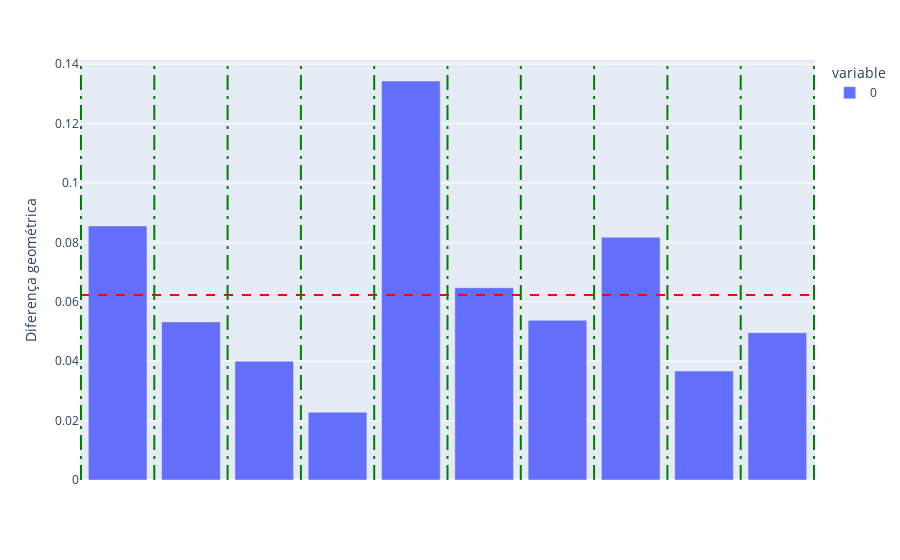

Notebook code cell kept with this figure:
### Code cell
fig = px.bar(blue_difs)
blue_mean_dif = np.mean(blue_difs)
print(blue_mean_dif)
fig.add_hline(y=blue_mean_dif, line=dict(color="red", dash="dash"))

for x in [-0.5 + i for i in range(11)]:
    fig.add_vline(x=x, line=dict(color="green", dash="longdashdot"))

fig.update_xaxes(visible=False)
fig.update_layout(yaxis_title="Diferença geométrica")
fig.show()

### Figure 1 — Plotly figure (JSON) as saved in the notebook; plotly's stock layout.template omitted (floating-point values rounded to 4 significant figures)
{"data": [{"alignmentgroup": "True", "hovertemplate": "variable=0<br>index=%{x}<br>value=%{y}<extra></extra>", "legendgroup": "0", "marker": {"color": "#636efa", "pattern": {"shape": ""}}, "name": "0", "offsetgroup": "0", "orientation": "v", "showlegend": true, "textposition": "auto", "type": "bar", "x": [0, 1, 2, 3, 4, 5, 6, 7, 8, 9], "xaxis": "x", "y": [0.08554, 0.05324, 0.04001, 0.02282, 0.1343, 0.06475, 0.05378, 0.08173, 0.03669, 0.04961], "yaxis": "y"}], "layout": {"barmode": "relative", "legend": {"title": {"text": "variable"}, "tracegroupgap": 0}, "margin": {"t": 60}, "shapes": [{"line": {"color": "red", "dash": "dash"}, "type": "line", "x0": 0, "x1": 1, "xref": "x domain", "y0": 0.06225, "y1": 0.06225, "yref": "y"}, {"line": {"color": "green", "dash": "longdashdot"}, "type": "line", "x0": -0.5, "x1": -0.5, "xref": "x", "y0": 0, "y1": 1, "yref": "y domain"}, {"line": {"color": "green", "dash": "longdashdot"}, "type": "line", "x0": 0.5, "x1": 0.5, "xref": "x", "y0": 0, "y1": 1, "yref": "y domain"}, {"line": {"color": "green", "dash": "longdashdot"}, "type": "line", "x0": 1.5, "x1": 1.5, "xref": "x", "y0": 0, "y1": 1, "yref": "y domain"}, {"line": {"color": "green", "dash": "longdashdot"}, "type": "line", "x0": 2.5, "x1": 2.5, "xref": "x", "y0": 0, "y1": 1, "yref": "y domain"}, {"line": {"color": "green", "dash": "longdashdot"}, "type": "line", "x0": 3.5, "x1": 3.5, "xref": "x", "y0": 0, "y1": 1, "yref": "y domain"}, {"line": {"color": "green", "dash": "longdashdot"}, "type": "line", "x0": 4.5, "x1": 4.5, "xref": "x", "y0": 0, "y1": 1, "yref": "y domain"}, {"line": {"color": "green", "dash": "longdashdot"}, "type": "line", "x0": 5.5, "x1": 5.5, "xref": "x", "y0": 0, "y1": 1, "yref": "y domain"}, {"line": {"color": "green", "dash": "longdashdot"}, "type": "line", "x0": 6.5, "x1": 6.5, "xref": "x", "y0": 0, "y1": 1, "yref": "y domain"}, {"line": {"color": "green", "dash": "longdashdot"}, "type": "line", "x0": 7.5, "x1": 7.5, "xref": "x", "y0": 0, "y1": 1, "yref": "y domain"}, {"line": {"color": "green", "dash": "longdashdot"}, "type": "line", "x0": 8.5, "x1": 8.5, "xref": "x", "y0": 0, "y1": 1, "yref": "y domain"}, {"line": {"color": "green", "dash": "longdashdot"}, "type": "line", "x0": 9.5, "x1": 9.5, "xref": "x", "y0": 0, "y1": 1, "yref": "y domain"}], "xaxis": {"anchor": "y", "domain": [0, 1], "title": {"text": "index"}, "visible": false}, "yaxis": {"anchor": "x", "domain": [0, 1], "title": {"text": "Diferença geométrica"}}}}
